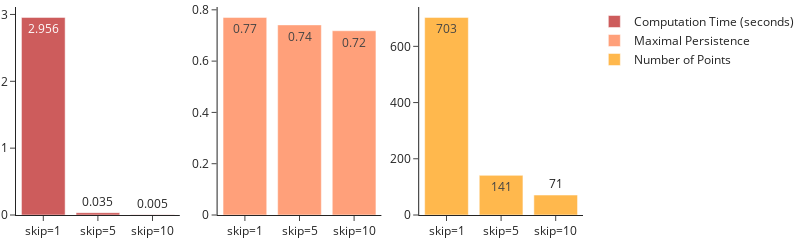

Here is the notebook cell this chart was saved with:
### Code cell
ticket = ['skip=1', 'skip=5','skip=10']
computation_time=[2.956052065,0.034854889,0.005007029]

fig = make_subplots(
    rows=1, cols=3,
    column_widths=[0.3,0.3,0.3],
    row_heights=[1],
    specs=[[{"type": "bar"}, {"type": "bar"},{"type": "bar"}]])

# Add scattergeo globe map of volcano locations
fig.add_trace(go.Bar(
    x=ticket,
    y=computation_time,
    name='Computation Time (seconds)',
    text=[2.956,0.035,0.005],
    textposition='auto',
    marker_color='indianred'),
    row=1, col=1
)

# Add locations bar chart
fig.add_trace(
    go.Bar(x=ticket,
    y=[0.770462465,0.741294526,0.718456931],
    name='Maximal Persistence',
    text=[0.77,0.74,0.72],
    textposition='auto',
    marker_color='lightsalmon'),
    row=1, col=2
)

# Add 3d surface of volcano
fig.add_trace(go.Bar(
    x=ticket,
    y=[703,141,71],
    name='Number of Points',
    text=[703,141,71],
    textposition='auto',
    marker_color='#ffb84d'),
    row=1, col=3
)

fig.update_layout(
    width=800,
    height=200,
    margin=dict(r=1, t=1, b=1, l=1),
    template='simple_white',
)

fig.show()

#pio.write_image(fig, 'E:/Topological_Analysis_of_Time_Series/pictures/pdf_graph_raw/skip_bar.pdf',scale=1, width=1080, height=300)

### Figure 1 — Plotly figure (JSON) as saved in the notebook; plotly's stock layout.template omitted (floating-point values rounded to 4 significant figures)
{"data": [{"marker": {"color": "indianred"}, "name": "Computation Time (seconds)", "text": ["2.956", "0.035", "0.005"], "textposition": "auto", "type": "bar", "x": ["skip=1", "skip=5", "skip=10"], "xaxis": "x", "y": [2.956, 0.03485, 0.005007], "yaxis": "y"}, {"marker": {"color": "lightsalmon"}, "name": "Maximal Persistence", "text": ["0.77", "0.74", "0.72"], "textposition": "auto", "type": "bar", "x": ["skip=1", "skip=5", "skip=10"], "xaxis": "x2", "y": [0.7705, 0.7413, 0.7185], "yaxis": "y2"}, {"marker": {"color": "#ffb84d"}, "name": "Number of Points", "text": ["703", "141", "71"], "textposition": "auto", "type": "bar", "x": ["skip=1", "skip=5", "skip=10"], "xaxis": "x3", "y": [703, 141, 71], "yaxis": "y3"}], "layout": {"height": 200, "margin": {"b": 1, "l": 1, "r": 1, "t": 1}, "width": 800, "xaxis": {"anchor": "y", "domain": [0, 0.2889]}, "xaxis2": {"anchor": "y2", "domain": [0.3556, 0.6444]}, "xaxis3": {"anchor": "y3", "domain": [0.7111, 1]}, "yaxis": {"anchor": "x", "domain": [0, 1]}, "yaxis2": {"anchor": "x2", "domain": [0, 1]}, "yaxis3": {"anchor": "x3", "domain": [0, 1]}}}
